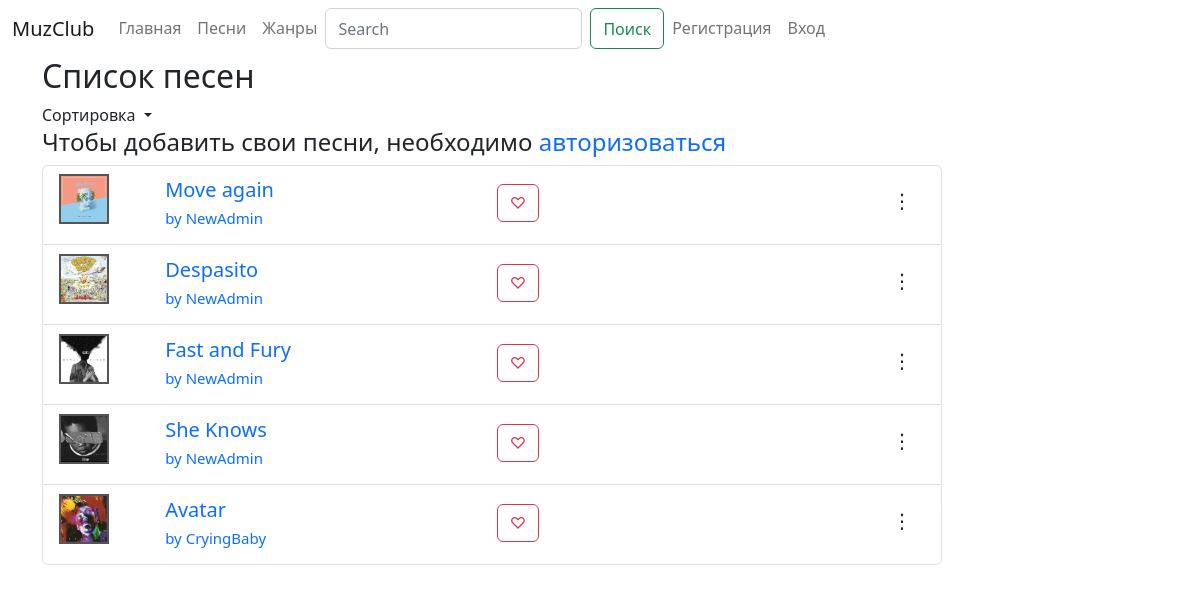
The page /songs/ on the database its author committed.
### app/models.py (models this page shows, shortened)
class Songs(models.Model):
    name = models.CharField(verbose_name='name', max_length=64, null=False, blank=False)
    category = models.ForeignKey(Category, on_delete=models.PROTECT, null=False, blank=False)
    image = models.ImageField(upload_to='images/', null=True, blank=True, max_length=255)
    file = models.FileField(upload_to='songs/', validators=[FileExtensionValidator(allowed_extensions=['mp3'])], null=False, blank=False)
    author_name = models.CharField(verbose_name='author_name', max_length=64, null=True, blank=True)
    date = models.DateTimeField(auto_now_add=True)

### app/views.py (the view)
# urls.py: path('songs/', app_views.song_list, name='songs'),
def song_list(request):
    if request.method == "GET":
        object_list = None
        if (request.GET.get('sort', None) == None) and (request.GET.get('sort', None) == None):
            object_list = Songs.objects.all()
        if request.GET.get('sort', None) == "date-sort":
            object_list = Songs.objects.all().order_by('date')
        elif request.GET.get('sort', None) == "name-sort":
            object_list = Songs.objects.order_by("name")
        return render(request, 'app/songs_list.html', {'object_list': object_list})

### app/templates/app/songs_list.html (shortened to what this page needs)
{% extends 'base.html' %}
{% block content %}
<h1></h1>
<h2>Список песен</h2>
<li class="nav-item dropdown">
    <a class="nav-link dropdown-toggle" href="#" role="button" data-bs-toggle="dropdown" aria-expanded="false">
        Сортировка
    </a>
</li>
<div>
    {% if user.is_authenticated %}
    <a href="{% url 'song_create' %}">Создать</a>
    {% if user.is_superuser or user.is_staff %}
    {% else %}
    <h4>Чтобы удалять чужие песни надо быть админом</h4>
    {% endif %}
    {% else %}
    <h4>Чтобы добавить свои песни, необходимо <span> <a href="{% url 'user_login'%}"> авторизоваться</a></span></h4>
    {% endif %}
</div>
<ul class="list-group ">
    {% for song in object_list %}
    <li style="display: inline; width: 900px" class="list-group-item wrapper">
        <img width="50" height="50" style="vertical-align: baseline;" src="{{ song.image.url}} " >
        <div class="list">
            <ul style="margin-left:0px; text-decoration: none">
                <li> <a style="font-size: 20px; margin-left: 20px; margin-right: 10px" class="" href="{% url 'song' pk=song.pk%}"> {{song.name}} </a></li>
                <li> <a style="font-size: 15px; margin-left: 20px; margin-right: 10px" class="" href="{% url 'other_user' name=song.author_name %}">by {{song.author_name}}</a></li>
             </ul>
        </div>
        <div style="float:right">
            <a style="margin-top: 10px; margin-right: 10px"  class="btn btn-outline-danger" href="{% url 'like_song' pk=song.pk %}">♡ </a>
            <div  style="float: right" class="dropdown list ">
                <button style="font-size: 20px; margin-top: 5px" class="btn  dropdown"  type="button" data-bs-toggle="dropdown" aria-expanded="false">⋮</button>
            </div>
        </div>
    </li>
    {% endfor %}
</ul>
{% endblock %}

### templates/base.html (shortened to what this page needs)
<!DOCTYPE html>
{% load static %}
<html lang="en">
<head>
    <link rel="stylesheet" href="https://cdn.jsdelivr.net/npm/bootstrap@5.2.3/dist/css/bootstrap.min.css">
</head>
<body>
<nav class="navbar navbar-expand-lg bg-body-tertiary">
    <div class="container-fluid">
        <a class="navbar-brand" href="#">MuzClub</a>
        <div class="collapse navbar-collapse" id="navbarNavDropdown">
            <ul class="navbar-nav me-auto  ">
                <li class="nav-item"> <a class="link nav-link" href="{% url 'home' %}"> Главная </a> </li>
                <li class="nav-item"><a class="link nav-link" href="{% url 'songs' %}"> Песни </a></li>
                <li class="nav-item"><a class="link nav-link"type=""  href="{% url 'genres' %}"> Жанры </a></li>
                <form action="{% url 'search_result' %}"  class="d-flex" role="search", method="post">
                    <input class="form-control me-2" type="text"  aria-label="Search", id="text" name="text", placeholder="Search">
                    <button class="btn btn-outline-success" type="submit">Поиск</button>
                </form>
                {% if user.is_authenticated %}
                    <li class="nav-item "> <a  class="link nav-link" href="{% url 'user_profile'  %}"> {{user.username}} </a></li>
                    <li class="nav-item"><a  class="link nav-link" href="{% url 'user_playlist' %}">Мой плейлист</a></li>
                    <li class="nav-item"><a  class="link nav-link" href="{% url 'user_logout' %}"> Выход </a></li>
                {% else %}
                    <li class="nav-item"> <a class="link nav-link" href="{% url 'user_registration' %}"> Регистрация </a></li>
                    <li class="nav-item"> <a class="link nav-link" href="{% url 'user_login' %}"> Вход </a></li>
                {% endif %}
            </ul>
        </div>
   </div>
</nav>
<div class="container"
    {% block content %}
    {% endblock %}
</div>
</body>
</html>

### rows shown on the page
Songs: image (picture), name "Move again", author_name "NewAdmin"
Songs: image (picture), name "Despasito", author_name "NewAdmin"
Songs: image (picture), name "Fast and Fury", author_name "NewAdmin"
Songs: image (picture), name "She Knows", author_name "NewAdmin"
Songs: image (picture), name "Avatar", author_name "CryingBaby"
